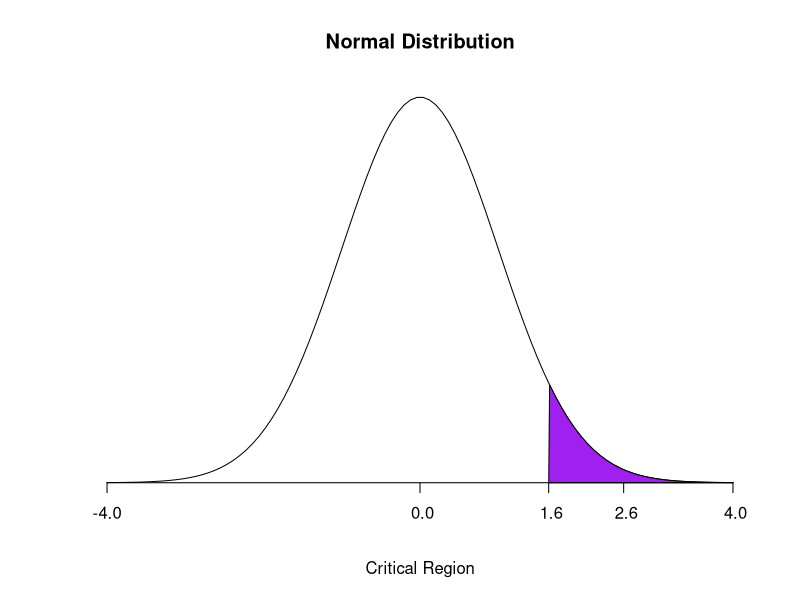

R code for this plot:
# Example to solve: 
# > A food label on a cookie bag states that there is at most 2 grams of saturated fat in a single cookie. In a sample of 35 cookies, it is found that the mean amount of saturated fat per cookie is 2.11 grams. The population standard deviation is 0.25 grams. At 0.5 significance level, can we reject the claim on the food label?

sample.mean <- 2.11          
population.mean <- 2         
standard.deviation <- 0.25        
n <- 35
alpha <- 0.05

z <- (sample.mean - population.mean) / (standard.deviation / sqrt(n)) 
print(paste("z statistic:", z))

# **Output**:
# ```
# z statistic: 2.60307510456383
# ```

# Now to create the corresponding plot we draw a normal random sample between -4 and 4 and assign the corresponding sequence to `hx`, we also compute the critical value with `qnorm()`.
minx = -4
maxx = 4

x <- seq(minx,maxx,length=100)
hx <- dnorm(x)

critical.value = qnorm(1-alpha) 

# Set up the plot, highlighting the critical region in purple.
plot(x, hx, type="n", 
     xlab="Critical Region", ylab="",                       # axes labels
     main="Normal Distribution",                            # title
     axes=FALSE)                                            # switch axes off


lines(x, hx)                    # plots the standard distribution

i <- x >= critical.value        # points in the rejection region
polygon(c(critical.value, x[i], maxx), c(0, hx[i], 0), col="purple") 

axis(1, pos=0,                  # tick marks
     at = c(z, critical.value, minx, 0, maxx), 
     labels = format(c(z, critical.value, minx, 0, maxx), digits=2))

# z is in the critical region, hence we reject the null hypothesis.

# ---

# A quicker method to determine if the null hypothesis has to be rejected is to compute the corresponding *p-value* by means of `pnorm()`:

pvalue <- pnorm(z)
print(paste("p-value:", pvalue))

# **Output**:
# ```
# p-value: 0.99538041442819
# ```

# Since the p-value is greater than alpha the null hypothesis is rejected.
